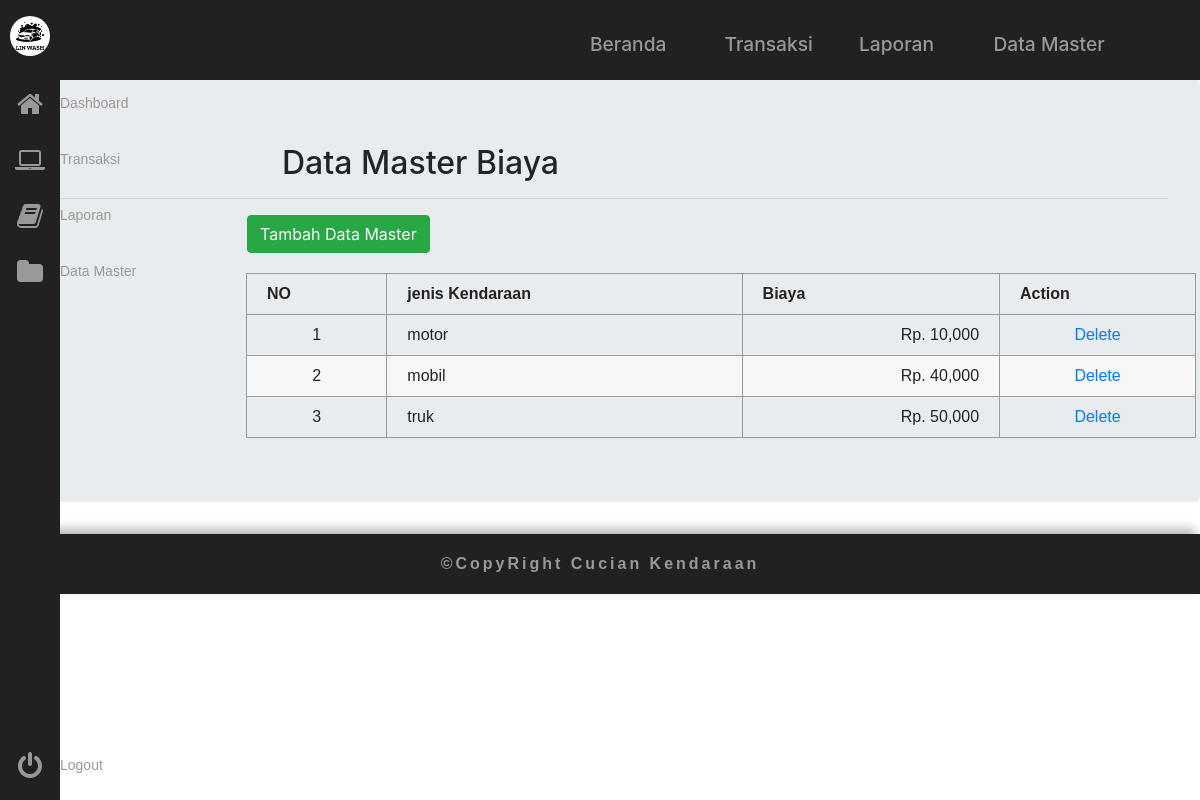
The app's page /index.php/c_master_data/data_master with its own data.
### tables this page shows
CREATE TABLE `harga` (
  `id_harga` int(11) NOT NULL,
  `nama_kendaraan` varchar(30) NOT NULL,
  `harga` int(11) NOT NULL
);

### application/controllers/C_master_data.php (called while the page is built, shortened)
<?php
class C_master_data extends CI_Controller{
  function data_master(){
    $this->load->model('M_master_data');
    $data['master']=$this->M_master_data->lihat();
    $this->load->view('Data_Master/index', $data);
  }
}

### index.php (called while the page is built, shortened)
<?php
require_once BASEPATH.'core/CodeIgniter.php';

### application/models/M_master_data.php (called while the page is built, shortened)
<?php
class M_master_data extends CI_Model{
  function lihat(){
    $query=$this->db->query("SELECT * FROM harga ORDER BY id_harga ASC");
    return $query->result();
  }
}

### application/views/Data_Master/index.php (the view, shortened to what this page needs)
<!DOCTYPE html><html class="menu">
<html>
<head>
<link rel="stylesheet" type="text/css" href="<?php echo base_url('asset/css/navbar.css');?>">
<link rel="stylesheet" type="text/css" href="<?php echo base_url('asset/css/sidebar.css');?>">
<link rel="stylesheet" type="text/css" href="<?php echo base_url('asset/css/data_master.css');?>">
<link rel="stylesheet" type="text/css" href="https://netdna.bootstrapcdn.com/font-awesome/4.0.3/css/font-awesome.css" rel="stylesheet">
<link rel="stylesheet" href="https://cdn.jsdelivr.net/npm/bootstrap@4.0.0/dist/css/bootstrap.min.css">
</head>
<body>
  <header>
    <nav class="navMenu">
      <a href="<?php echo base_url('index.php/C_beranda/beranda');?>"> Beranda </a>
      <a href="<?php echo base_url('index.php/C_transaksi/transaksi');?>"> Transaksi </a>
      <a href="<?php echo base_url('index.php/C_laporan/laporan');?>">Laporan</a>
      <a href="<?php echo base_url('index.php/C_master_data/data_master');?>">Data Master</a>
    </nav>
    <nav class="main-menu">
      <a class ="alogo" href="#"> <img class= "logo" src="<?php echo base_url('asset/gambar/logo3.png');?>"> </a>
      <br><br>
      <ul>
        <li>
          <a href="<?php echo base_url('index.php/C_beranda/beranda');?>">
            <i class="fa fa-home fa-2x"></i>
          </a>
        </li>
        <li class="has-subnav">
          <a href="<?php echo base_url('index.php/C_transaksi/transaksi');?>">
            <i class="fa fa-laptop fa-2x"></i>
          </a>
        </li>
        <li class="has-subnav">
          <a href="<?php echo base_url('index.php/C_laporan/laporan');?>">
            <i class="fa fa-book fa-2x" aria-hidden="true"></i>
          </a>
        </li>
        <li class="has-subnav">
          <a href="<?php echo base_url('index.php/C_master_data/data_master');?>">
            <i class="fa fa-folder fa-2x" aria-hidden="true"></i>
          </a>
        </li>
      </ul>
      <ul class="logout">
          <li>
             <a href="<?php echo base_url('index.php/C_login/logout'); ?>">
                   <i class="fa fa-power-off fa-2x"></i>
              </a>
          </li>
      </ul>
      </nav>
  </header>
  <div class="jumbotron">
  <h2>Data Master Biaya</h2>
  <hr>
  <table class="table1">
    <div class="form-group">
      <div class="col-sm-offset-2 col-sm-10">
        <a href="<?php echo base_url('index.php/C_master_data/input_master');?>">
          <button type="submit" name="submit" class="btn btn-success">Tambah Data Master</button>
        </a>
      </div>
    </div>
  <thead>
    <tr>
      <th>NO</th>
      <th>jenis Kendaraan</th>
      <th>Biaya</th>
      <th>Action</th>
    </tr>
  </thead>
  <tbody>
    <?php
    $no=0;
    foreach ($master as $user) { $no++
    ?>
    <tr>
      <td align="center">   <?= $no;                             ?></td>
      <td align="left">     <?= $user->nama_kendaraan;           ?></td>
      <td align="right">Rp. <?= number_format($user->harga);     ?></td>
      <td align="center">   <?php echo '<a class="action" href="'.base_url().'index.php/C_master_data/delete_master/'.
                             $user->id_harga.'"onclick="return confirm (\'Anda Yakin Menghapus '.
                             $user->nama_kendaraan.'?\')">Delete</a>'  ?></td>
    </tr>
    <?php
    }?>
  </tbody>
</table>
  </div>
  <footer>
    <h6>©CopyRight Cucian Kendaraan</h6>
  </footer>
  </body>
</html>

### asset/css/navbar.css (style rules this page uses)
* { margin: 0; padding: 0; -webkit-box-sizing: border-box; box-sizing: border-box; }
body { font-family: "Montserrat", sans-serif; }
.navMenu { background: #212121; height: 80px; padding: 30px 0 0 580px; }
.navMenu a { margin-left: 10px; color: #999; text-decoration: none; font-size: 1.2em; font-weight: 500; display: inline-block; width: 120px; -webkit-transition: all 0.2s ease-in-out; transition: all 0.2s ease-in-out; }

### asset/css/sidebar.css (style rules this page uses)
.fa-2x { font-size: 2em; vertical-align: middle; }
.fa { padding-top: 15px; position: relative; display: table-cell; width: 60px; height: 56px; text-align: center; vertical-align: middle; font-size:20px; }
.logo { width: 40px; height: 40px; position: absolute; left: 17%; top: 2%; border-radius: 50%; }
.main-menu { height: 100%; position: fixed; top: 0; left: 0; overflow-x: hidden; padding-top: 20px; background:#212121; position: fixed; bottom:0; left:0; width:60px; overflow:hidden; -webkit-transition:width .05s linear; transition:width .05s linear; -webkit-transform:translateZ(0) scale(1,1); z-index:1000; }
.main-menu>ul { margin:7px 0; }
.main-menu li { position:relative; display:block; width:250px; }
.main-menu li>a { position:relative; display:table; border-collapse:collapse; border-spacing:0; color:#999; font-family: arial; font-size: 14px; text-decoration:none; -webkit-transform:translateZ(0) scale(1,1); -webkit-transition:all .1s linear; transition:all .1s linear; }
.main-menu>ul.logout { position:absolute; left:0; bottom:0; }
nav { -webkit-user-select:none; -moz-user-select:none; -ms-user-select:none; -o-user-select:none; user-select:none; }
nav ul,nav li { outline:0; margin:0; padding:0; }

### asset/css/data_master.css (style rules this page uses)
.jumbotron > h2 { padding-left: 250px; }
.form-group { margin-left: 200px; }
.table1 { width: 950px; margin: 20px 0 0 214px; font-family: sans-serif; color: #232323; border-collapse: collapse; }
.table1, th, td { border: 1px solid #999; padding: 8px 20px; }
.table1 tr:nth-child(even) { background-color: #f7f7f7; }
footer { height: 60px; background: #212121; color: white; display: flex; box-shadow: -5px -5px 10px rgb(0, 0, 0, 0.3); }
footer > h6 { padding-top: 20px; text-align: center; font-family: "Lexend Deca", sans-serif; letter-spacing: 3px; color: #999; font-weight: bold; }

### records on screen
harga: nama_kendaraan "motor", harga "10,000"
harga: nama_kendaraan "mobil", harga "40,000"
harga: nama_kendaraan "truk", harga "50,000"
